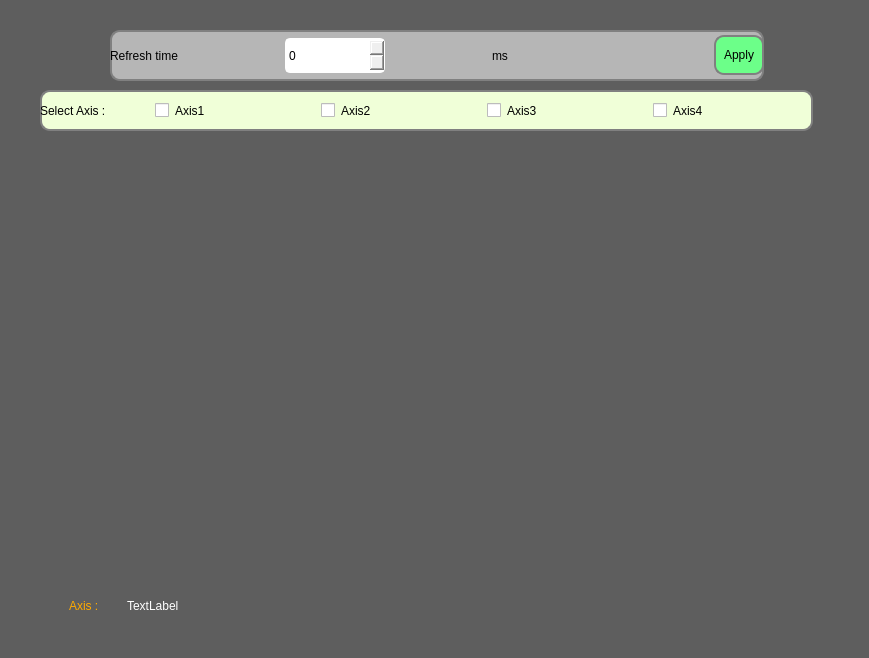
<?xml version="1.0" encoding="UTF-8"?>
<ui version="4.0">
 <class>graphsForm</class>
 <widget class="QWidget" name="graphsForm">
  <property name="geometry">
   <rect>
    <x>0</x>
    <y>0</y>
    <width>869</width>
    <height>658</height>
   </rect>
  </property>
  <property name="minimumSize">
   <size>
    <width>0</width>
    <height>40</height>
   </size>
  </property>
  <property name="windowTitle">
   <string>Graphs</string>
  </property>
  <property name="styleSheet">
   <string notr="true">QLabel{
font: 75 14pt &quot;MS Shell Dlg 2&quot;;
}
QPushButton, QToolButton{
font: 75 12pt &quot;MS Shell Dlg 2&quot;;
border: 2px solid gray;
padding: 0 8px;
border-radius:10px;
text-align: center;
}

QPushButton:hover{
border:  2px solid white;
border-radius: 5px;
}

QPushButton:pressed{
border:  2px solid white;
border-radius: 10px;
}
QComboBox, QLineEdit, #saveFile, QSpinBox{
font: 75 12pt &quot;MS Shell Dlg 2&quot;;
}
QComboBox, QLineEdit, QTextBrowser, QSpinBox{
border-radius:5px;
border:  2px solid white;
}
#graphsForm{
background-color: rgb(94, 94, 94);
}</string>
  </property>
  <widget class="QCustomPlot" name="customPlot" native="true">
   <property name="geometry">
    <rect>
     <x>20</x>
     <y>140</y>
     <width>831</width>
     <height>441</height>
    </rect>
   </property>
  </widget>
  <widget class="QWidget" name="horizontalWidget_3" native="true">
   <property name="geometry">
    <rect>
     <x>110</x>
     <y>30</y>
     <width>654</width>
     <height>51</height>
    </rect>
   </property>
   <property name="styleSheet">
    <string notr="true">#horizontalWidget_3{
border: 1px solid;
	background-color:rgb(182, 182, 182);
    border: 2px solid gray;
    border-radius: 10px;
}</string>
   </property>
   <layout class="QHBoxLayout" name="horizontalLayout_3">
    <item>
     <layout class="QHBoxLayout" name="horizontalLayout">
      <item>
       <widget class="QLabel" name="label_3">
        <property name="sizePolicy">
         <sizepolicy hsizetype="Preferred" vsizetype="Fixed">
          <horstretch>0</horstretch>
          <verstretch>0</verstretch>
         </sizepolicy>
        </property>
        <property name="minimumSize">
         <size>
          <width>0</width>
          <height>35</height>
         </size>
        </property>
        <property name="text">
         <string>Refresh time</string>
        </property>
       </widget>
      </item>
      <item>
       <spacer name="horizontalSpacer_2">
        <property name="orientation">
         <enum>Qt::Horizontal</enum>
        </property>
        <property name="sizeHint" stdset="0">
         <size>
          <width>40</width>
          <height>20</height>
         </size>
        </property>
       </spacer>
      </item>
      <item>
       <widget class="QSpinBox" name="spinBox">
        <property name="sizePolicy">
         <sizepolicy hsizetype="Fixed" vsizetype="Fixed">
          <horstretch>0</horstretch>
          <verstretch>0</verstretch>
         </sizepolicy>
        </property>
        <property name="minimumSize">
         <size>
          <width>100</width>
          <height>35</height>
         </size>
        </property>
       </widget>
      </item>
      <item>
       <spacer name="horizontalSpacer_4">
        <property name="orientation">
         <enum>Qt::Horizontal</enum>
        </property>
        <property name="sizeHint" stdset="0">
         <size>
          <width>40</width>
          <height>20</height>
         </size>
        </property>
       </spacer>
      </item>
      <item>
       <widget class="QLabel" name="label_5">
        <property name="text">
         <string>ms</string>
        </property>
       </widget>
      </item>
      <item>
       <spacer name="horizontalSpacer">
        <property name="orientation">
         <enum>Qt::Horizontal</enum>
        </property>
        <property name="sizeType">
         <enum>QSizePolicy::Fixed</enum>
        </property>
        <property name="sizeHint" stdset="0">
         <size>
          <width>200</width>
          <height>10</height>
         </size>
        </property>
       </spacer>
      </item>
      <item>
       <widget class="QPushButton" name="pushButton_2">
        <property name="minimumSize">
         <size>
          <width>0</width>
          <height>40</height>
         </size>
        </property>
        <property name="styleSheet">
         <string notr="true">background-color:rgb(108, 255, 137)</string>
        </property>
        <property name="text">
         <string>Apply</string>
        </property>
       </widget>
      </item>
     </layout>
    </item>
   </layout>
  </widget>
  <widget class="QWidget" name="selectAxisWidget" native="true">
   <property name="geometry">
    <rect>
     <x>40</x>
     <y>90</y>
     <width>773</width>
     <height>41</height>
    </rect>
   </property>
   <property name="styleSheet">
    <string notr="true">#selectAxisWidget{
border: 1px solid;
	background-color:rgb(240, 255, 216);
    border: 2px solid gray;
    border-radius: 10px;
}
QCheckBox{
font: 75 12pt &quot;MS Shell Dlg 2&quot;;
border-radius:5px;
}</string>
   </property>
   <layout class="QHBoxLayout" name="horizontalLayout_4">
    <item>
     <widget class="QLabel" name="label_6">
      <property name="sizePolicy">
       <sizepolicy hsizetype="Fixed" vsizetype="Preferred">
        <horstretch>0</horstretch>
        <verstretch>0</verstretch>
       </sizepolicy>
      </property>
      <property name="styleSheet">
       <string notr="true"/>
      </property>
      <property name="text">
       <string>Select Axis : </string>
      </property>
     </widget>
    </item>
    <item>
     <spacer name="horizontalSpacer_3">
      <property name="orientation">
       <enum>Qt::Horizontal</enum>
      </property>
      <property name="sizeType">
       <enum>QSizePolicy::Fixed</enum>
      </property>
      <property name="sizeHint" stdset="0">
       <size>
        <width>40</width>
        <height>20</height>
       </size>
      </property>
     </spacer>
    </item>
    <item>
     <widget class="QCheckBox" name="checkBox">
      <property name="text">
       <string>Axis1</string>
      </property>
     </widget>
    </item>
    <item>
     <widget class="QCheckBox" name="checkBox_2">
      <property name="text">
       <string>Axis2</string>
      </property>
     </widget>
    </item>
    <item>
     <widget class="QCheckBox" name="checkBox_3">
      <property name="text">
       <string>Axis3</string>
      </property>
     </widget>
    </item>
    <item>
     <widget class="QCheckBox" name="checkBox_4">
      <property name="text">
       <string>Axis4</string>
      </property>
     </widget>
    </item>
   </layout>
  </widget>
  <widget class="QWidget" name="horizontalLayoutWidget">
   <property name="geometry">
    <rect>
     <x>60</x>
     <y>580</y>
     <width>771</width>
     <height>51</height>
    </rect>
   </property>
   <layout class="QHBoxLayout" name="horizontalLayout_2">
    <item>
     <widget class="QWidget" name="verticalWidget_2" native="true">
      <property name="sizePolicy">
       <sizepolicy hsizetype="Fixed" vsizetype="Preferred">
        <horstretch>0</horstretch>
        <verstretch>0</verstretch>
       </sizepolicy>
      </property>
      <layout class="QVBoxLayout" name="verticalLayout_2">
       <item>
        <widget class="QLabel" name="labelAxis">
         <property name="styleSheet">
          <string notr="true">color: rgb(255, 170, 0)</string>
         </property>
         <property name="text">
          <string>Axis : </string>
         </property>
        </widget>
       </item>
      </layout>
     </widget>
    </item>
    <item>
     <spacer name="horizontalSpacer_5">
      <property name="orientation">
       <enum>Qt::Horizontal</enum>
      </property>
      <property name="sizeType">
       <enum>QSizePolicy::Fixed</enum>
      </property>
      <property name="sizeHint" stdset="0">
       <size>
        <width>10</width>
        <height>20</height>
       </size>
      </property>
     </spacer>
    </item>
    <item>
     <layout class="QVBoxLayout" name="verticalLayout">
      <item>
       <widget class="QLabel" name="dataAxis">
        <property name="styleSheet">
         <string notr="true">color: rgb(255, 255, 255);</string>
        </property>
        <property name="text">
         <string>TextLabel</string>
        </property>
       </widget>
      </item>
     </layout>
    </item>
   </layout>
  </widget>
 </widget>
 <customwidgets>
  <customwidget>
   <class>QCustomPlot</class>
   <extends>QWidget</extends>
   <header>qcustomplot.h</header>
   <container>1</container>
  </customwidget>
 </customwidgets>
 <resources/>
 <connections/>
</ui>
